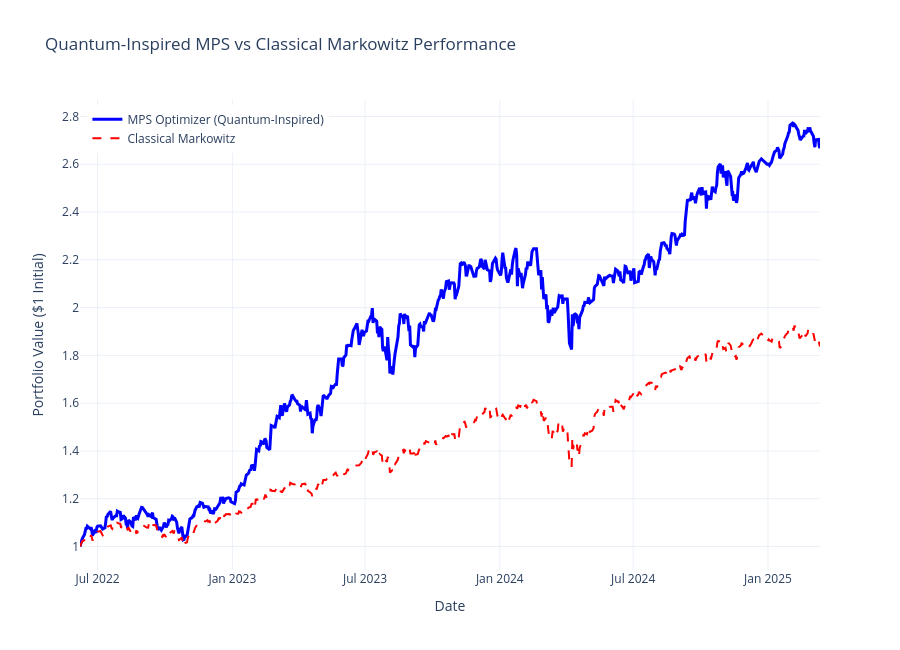

Notebook code cell kept with this figure:
### Markdown cell above
### Full Walk-Forward Backtest

### Code cell
print("Running Full Walk-Forward Backtest...")

backtester = PortfolioBacktester(risk_free_rate=0.03)

# Run full backtest with comparison plot
backtester, comparison = run_full_backtest(
    returns=data['returns'],
    mps_optimizer=mps_optimizer,
    classical_optimizer=classical_optimizer
)

print("\nFinal Performance Summary:")
print(f"MPS Tensor Network Sharpe Ratio : {comparison['mps']['sharpe']:.3f}")
print(f"Classical Markowitz Sharpe Ratio: {comparison['classical']['sharpe']:.3f}")

### Figure 1 — Plotly figure (JSON) as saved in the notebook; plotly's stock layout.template omitted (floating-point values rounded to 4 significant figures; data arrays with more than 128 entries replaced by an {"elided": "..."} marker saying what was removed)
{"data": [{"line": {"color": "blue", "width": 3}, "mode": "lines", "name": "MPS Optimizer (Quantum-Inspired)", "type": "scatter", "x": {"elided": "694 str values"}, "y": {"elided": "694 float values"}}, {"line": {"color": "red", "dash": "dash", "width": 2}, "mode": "lines", "name": "Classical Markowitz", "type": "scatter", "x": {"elided": "694 str values"}, "y": {"elided": "694 float values"}}], "layout": {"height": 650, "hovermode": "x unified", "legend": {"x": 0.01, "xanchor": "left", "y": 0.99, "yanchor": "top"}, "title": {"text": "Quantum-Inspired MPS vs Classical Markowitz Performance"}, "xaxis": {"title": {"text": "Date"}}, "yaxis": {"title": {"text": "Portfolio Value ($1 Initial)"}}}}
